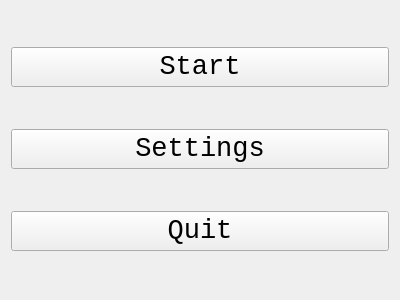
<?xml version="1.0" encoding="UTF-8"?>
<ui version="4.0">
 <class>MainMenu</class>
 <widget class="QWidget" name="MainMenu">
  <property name="geometry">
   <rect>
    <x>0</x>
    <y>0</y>
    <width>400</width>
    <height>300</height>
   </rect>
  </property>
  <property name="windowTitle">
   <string>Form</string>
  </property>
  <layout class="QHBoxLayout" name="horizontalLayout">
   <item>
    <layout class="QVBoxLayout" name="verticalLayout">
     <item>
      <widget class="QPushButton" name="start_button">
       <property name="font">
        <font>
         <family>Consolas</family>
         <pointsize>20</pointsize>
        </font>
       </property>
       <property name="text">
        <string>Start</string>
       </property>
      </widget>
     </item>
     <item>
      <widget class="QPushButton" name="settings_button">
       <property name="font">
        <font>
         <family>Consolas</family>
         <pointsize>20</pointsize>
        </font>
       </property>
       <property name="text">
        <string>Settings</string>
       </property>
      </widget>
     </item>
     <item>
      <widget class="QPushButton" name="quit_button">
       <property name="font">
        <font>
         <family>Consolas</family>
         <pointsize>20</pointsize>
        </font>
       </property>
       <property name="text">
        <string>Quit</string>
       </property>
      </widget>
     </item>
    </layout>
   </item>
  </layout>
 </widget>
 <resources/>
 <connections/>
</ui>
